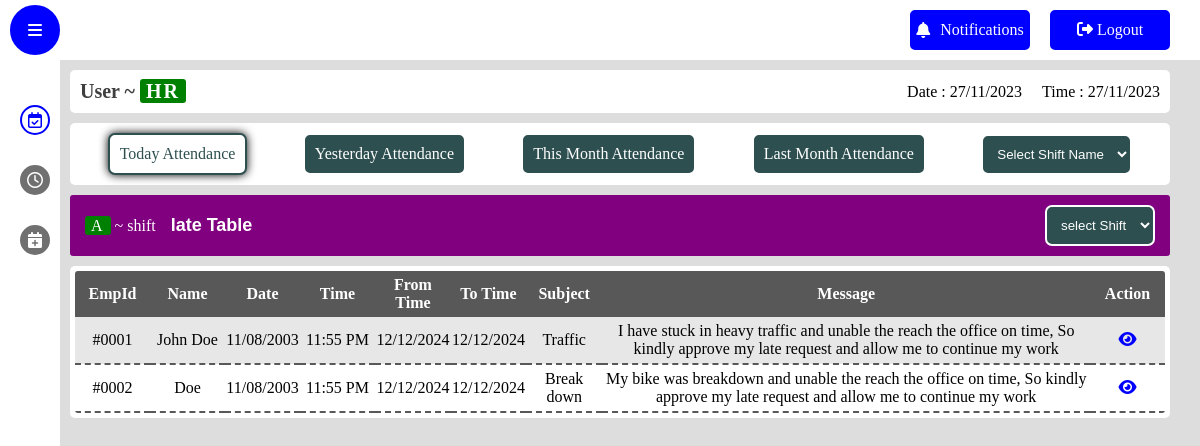
/late_table (signed in), run on an earlier commit of the app's database.
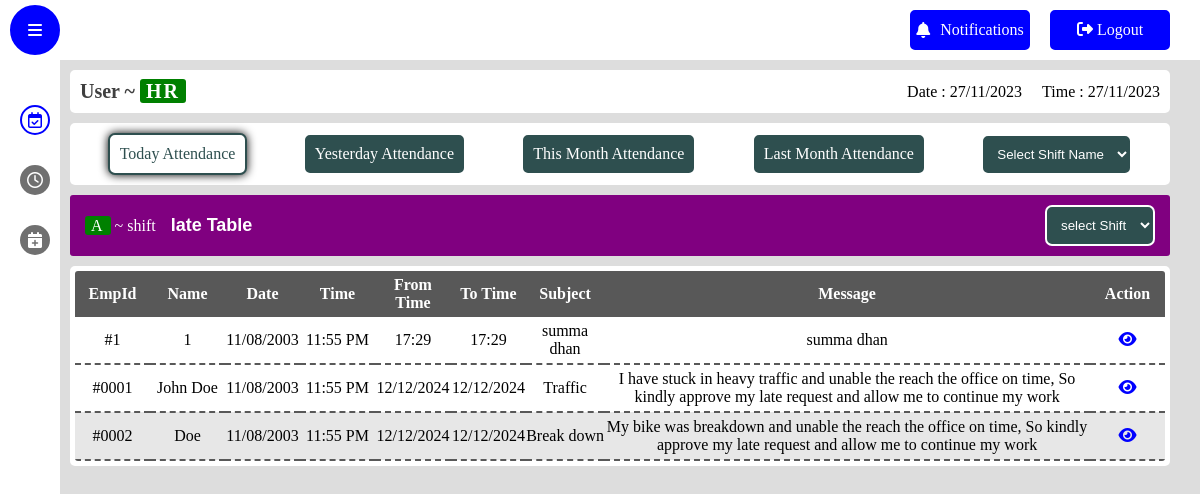
And on a later commit of the database.
### app/models.py (models this page shows)
class late(db.Model, UserMixin):
    id = db.Column(db.Integer, primary_key=True)
    emp_id = db.Column(db.Integer)
    emp_name = db.Column(db.String(150), nullable=False)
    reason = db.Column(db.String(150), nullable=False)
    from_time = db.Column(db.String(150), nullable=False)
    to_time = db.Column(db.String(150), nullable=False)
    status = db.Column(db.String(150), default='Pending')
    hod_approval = db.Column(db.String(150), default='Pending')
    approved_by = db.Column(db.String(150), default='Pending')
    hr_approval = db.Column(db.String(150), default='Pending')
    date = db.Column(db.DateTime(timezone=True), default=func.now())

### app/views.py (the view)
@views.route("/late_table")
@login_required
def late_table():
    late_permission=late.query.order_by(late.date).all()
    return render_template("late_table.html",late_permission=late_permission)

### app/templates/late_table.html (shortened to what this page needs)
<!DOCTYPE html>
<html lang="en">
<head>
    <link rel="stylesheet" href="static/css/style.css">
    <link rel="stylesheet" href="static/css/attendance.css">
    <link rel="stylesheet" href="https://cdnjs.cloudflare.com/ajax/libs/font-awesome/5.15.4/css/all.min.css">
    <link rel="stylesheet" href="https://cdnjs.cloudflare.com/ajax/libs/font-awesome/6.1.1/css/all.min.css">
</head>
<body>
    <nav class="nav-bar">
        <div class="toogle-sidebar">
            <i class="fas fa-bars"></i>
        </div>
        <ul class="options">
            <li class="option notification-menu">
                <span class="notification-icon">
                    <i class="fas fa-bell"></i>
                     Notifications
                </span>
            </li>
            <li class="option logout">
                <span>
                    <i class="fas fa-sign-out-alt"></i>
                    Logout
                </span>
            </li>
        </ul>
    </nav>
    <aside class="sidebar">
        <ul class="side-menu">
            <form class="menu-option active">
                <a href="/attendance_table">
                  <span class="icon">
                    <i class="far fa-calendar-check"></i>
                  </span>
                </a>
              </form>
              <form action="/late_table" class="menu-option">
                <a href="/late_table">
                  <span class="icon">
                    <i class="far fa-clock"></i>
                  </span>
                </a>
              </form>
              <form action="/leave_table" class="menu-option">
                <a href="/leave_table">
                  <span class="icon">
                    <i class="fas fa-calendar-plus"></i>
                  </span>
                </a>
              </form>
          </ul>
    </aside>
    <main class="main active">
        <header class="details-bar">
            <div class="user-details">
                <h1 class="user-role">User ~ <span class="role tag">HR</span></h1>
            </div>
            <div class="date-time-details">
                <p class="date"></p>
                <p class="time"></p>
            </div>
        </header>
        <menu class="table-menu" style="display: flex;">
            <ul class="btn-container">
                <a href="/today_attendance" class="tag-btn click active">Today Attendance</a>
                <a href="/yesterday_attendance" class="tag-btn click">Yesterday Attendance</a>
                <a href="/month_attendance" class="tag-btn click">This Month Attendance</a>
                <a href="/last_month_attendance" class="tag-btn click">Last Month Attendance</a>
                <select name="shift" id="shift" class="tag-btn">
                    <option value="">Select Shift Name</option>
                </select>
            </ul>
        </menu>
        <link rel="stylesheet" href="static/css/late.css">
        <section class="late-table-section">
            <header class="late-header">
                <div class="frame-header">
                    <div class="frame-details">
                        <p class="shift name"><span class="tag">A</span> ~ shift</p>
                        <p class="frame-name">late Table</p>
                    </div>
                    <div class="frame-options">
                        <select name="shift" id="shift" class="tag-btn">
                            <option value="">select Shift</option>
                        </select>
                    </div>
                </div>
            </header>
            <div class="table">
                <table>
                    <thead>
                        <th>EmpId</th>
                        <th>Name</th>
                        <th>Date</th>
                        <th>Time</th>
                        <th>From Time</th>
                        <th>To Time</th>
                        <th>Subject</th>
                        <th>Message</th>
                        <th>Action</th>
                    </thead>
                    <tbody class="late-table" id="late-table">
                        {% for late_permission in late_permission %}
                            <tr>
                                <td>#{{late_permission.emp_id}}</td>
                                <td>{{late_permission.emp_name}}</td>
                                <td>11/08/2003</td>
                                <td>11:55 PM</td>
                                <td>{{late_permission.from_time}}</td>
                                <td>{{late_permission.to_time}}</td>
                                <td>{{late_permission.reason}}</td>
                                <td>
                                    {{late_permission.reason}}
                                </td>
                                <td>
                                    <a href="{{ url_for('views.late_req_profile',
                                     emp_id=late_permission.emp_id,
                                     emp_name=late_permission.emp_name,
                                     from_time=late_permission.from_time,
                                     to_time=late_permission.to_time,
                                     reason=late_permission.reason )}}"><i class="fas fa-eye"></i></a>
                                </td>
                            </tr>
                        {% endfor %}
                        <tr>
                            <td>#0001</td>
                            <td>John Doe</td>
                            <td>11/08/2003</td>
                            <td>11:55 PM</td>
                            <td>12/12/2024</td>
                            <td>12/12/2024</td>
                            <td>Traffic</td>
                            <td>
                                I have stuck in heavy traffic and unable the reach the office on time,
                                So kindly approve my late request and allow me to continue my work
                            </td>
                            <td>
                                <i class="fas fa-eye"></i>
                            </td>
                        </tr>
                        <tr>
                            <td>#0002</td>
                            <td>Doe</td>
                            <td>11/08/2003</td>
                            <td>11:55 PM</td>
                            <td>12/12/2024</td>
                            <td>12/12/2024</td>
                            <td>Break down</td>
                            <td>
                                My bike was breakdown and unable the reach the office on time,
                                So kindly approve my late request and allow me to continue my work
                            </td>
                            <td>
                                <i class="fas fa-eye"></i>
                            </td>
                        </tr>
                    </tbody>
                </table>
            </div>
        </section>
    </main>
</body>
</html>

### app/static/css/style.css (style rules this page uses)
* { margin: 0; padding: 0; box-sizing: border-box; }
.nav-bar { width: 100vw; position: fixed; top: 0; left: 0; right: 0; height: 60px; background: #fff; display: flex; align-items: center; justify-content: space-between; padding: 0 10px; z-index: 10; }
body { background: #ddd; }
.toogle-sidebar { width: 50px; height: 50px; background: #0000ff; color: #fff; border-radius: 50%; display: flex; align-items: center; justify-content: center; cursor: pointer; border: 2px solid #0000ff; transition: all .3s; }
.options { display: flex; align-items: center; gap: 20px; margin-right: 20px; position: relative; }
.option { min-width: 120px; height: 40px; border-radius: 5px; background: #0000ff; list-style: none; display: flex; align-items: center; justify-content: center; flex-direction: column; text-transform: capitalize; cursor: pointer; color: #fff; border: 2px solid #0000ff; transition: all .3s; }
.notification-icon { position: absolute; display: flex; align-items: center; gap: 10px; }
li { list-style: none; }
.sidebar { position: fixed; top: 60px; height: calc(100% - 50px); width: 60px; background: #fff; padding: 10px; z-index: 10; overflow-x: hidden; transition: all .5s; }
.side-menu { width: 100%; display: flex; flex-direction: column; align-items: center; gap: 10px; padding: 10px 0; position: absolute; }
.menu-option { width: 100%; display: flex; align-items: center; gap: 5px; height: 50px; border-radius: 5px; padding: 0 10px; cursor: pointer; position: relative; }
.icon { width: 30px; height: 30px; background: #707070; border-radius: 50%; display: flex; align-items: center; justify-content: center; transition: all .3s; color: #ffffff; position: absolute; }
.menu-option:hover, .menu-option.active { color: #0000ff; }
.menu-option:hover .icon, .menu-option.active .icon { background: #ffffff; color: #0000ff; border: 2px solid #0000ff; }
.main { width: calc(100vw - 180px); min-height: calc(100vh - 60px); position: relative; top: 60px; left: 160px; padding: 10px; z-index: 5; transition: all .5s; }
.main.active { width: calc(100vw - 80px); left: 60px; }
.details-bar { width: 100%; display: flex; align-items: center; justify-content: space-between; padding: 10px; background: #ffffff; border-radius: 5px; }
.date-time-details { display: flex; align-items: center; gap: 20px; }
.user-role { color: #3f3f3f; font-size: 20px; }
.tag { padding: 1px 6px; background: green; color: #ffffff; border-radius: 3px; letter-spacing: 2px; }
.user-details { backdrop-filter: blur(5px); border-radius: 5px; }
a { text-decoration: none; color: black; }

### app/static/css/attendance.css (style rules this page uses)
.frame-header { width: 100%; display: flex; align-items: center; justify-content: space-between; padding: 10px 15px; background: #800080; color: #fff; border-radius: 3px; }
.frame-details { display: flex; align-items: center; gap: 15px; }
.frame-name { font-family: sans-serif; font-weight: 700; font-size: 18px; }
td,th { min-width: 30px; text-align: center; padding: 5px 0; }
tr:nth-child(even) { background: #e7e7e7; }
.btn-container { margin-top: 10px; padding: 10px 15px; display: flex; align-items: center; flex-wrap: wrap; justify-content: space-around; gap: 10px; width: 100%; background: #fff; border-radius: 5px; }
.tag-btn { padding: 10px; border-radius: 7px; border: 2px solid; background: #2E4F4F; color: #fff; cursor: pointer; transition: all .5s; outline: none; }
.tag-btn.active, .tag-btn:focus { box-shadow: 0px 0px 10px #000; background: #fff; color: #2E4F4F; }
a { text-decoration: none; }

### app/static/css/late.css (style rules this page uses)
.table { max-width: 100%; padding: 5px; overflow-x: scroll; margin-top: 10px; background: #fff; border-radius: 5px; }
.late-table-section { margin-top: 10px; }
table { border-collapse: collapse; border-radius: 3px; overflow: hidden; }
table thead { background: #585858; color: #fff; }
td,th { min-width: 75px; }
td { border-bottom: 2px dashed #585858; }
.fas.fa-eye { color: blue; }

What changed in the data, as far as the page shows it:
added late: emp_id "1", emp_name "1", from_time "17:29", to_time "17:29", reason "summa dhan"
